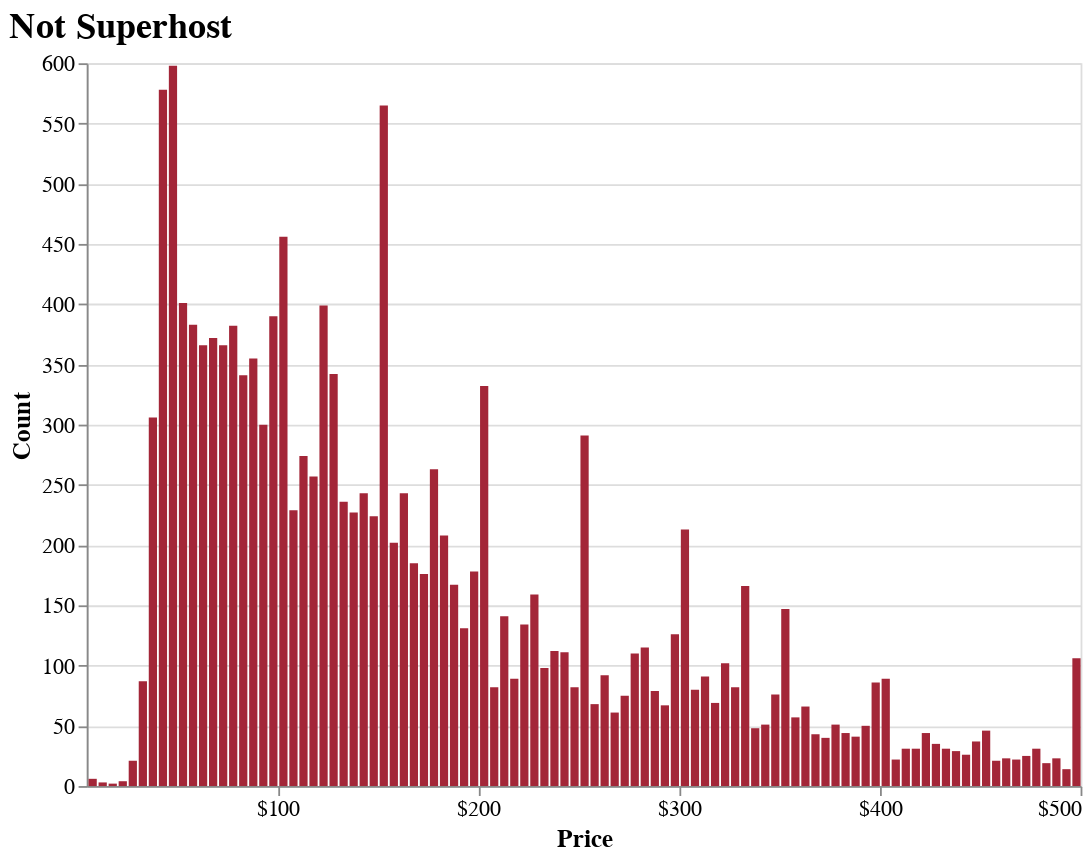

Source (notebook cell):
### Code cell
# create a histogram for not_superhost_df
histogram_not_superhost = alt.Chart(not_superhost_df).mark_bar().encode(
    x=alt.X('price:Q', bin=alt.Bin(maxbins=100), title='Price', axis=alt.Axis(values=list(range(0, 501, 100)), format='$')),
    y=alt.Y('count()', title='Count'),
    color=alt.value('#A32638')
).properties(
    title=alt.TitleParams(
        text='Not Superhost',
        anchor='start',  # Align title to the left
        fontSize=20      # Change title font size
    ),
    width=550,
    height=400
).configure_axis(
    labelFontSize=12,
    titleFontSize=14
).configure_title(
    fontSize=20
)

histogram_not_superhost.save('histogram_not_superhost_price.png')
histogram_not_superhost

### Figure 1 — Vega specification as saved in the notebook (floating-point values rounded to 4 significant figures)
{"$schema": "https://vega.github.io/schema/vega/v5.json", "data": [{"name": "source_0", "values": [{"__count": 111, "bin_maxbins_100_price": 240.0, "bin_maxbins_100_price_end": 245.0}, {"__count": 372, "bin_maxbins_100_price": 65.0, "bin_maxbins_100_price_end": 70.0}, {"__count": 176, "bin_maxbins_100_price": 170.0, "bin_maxbins_100_price_end": 175.0}, {"__count": 263, "bin_maxbins_100_price": 175.0, "bin_maxbins_100_price_end": 180.0}, {"__count": 382, "bin_maxbins_100_price": 75.0, "bin_maxbins_100_price_end": 80.0}, {"__count": 565, "bin_maxbins_100_price": 150.0, "bin_maxbins_100_price_end": 155.0}, {"__count": 213, "bin_maxbins_100_price": 300.0, "bin_maxbins_100_price_end": 305.0}, {"__count": 98, "bin_maxbins_100_price": 230.0, "bin_maxbins_100_price_end": 235.0}, {"__count": 106, "bin_maxbins_100_price": 495.0, "bin_maxbins_100_price_end": 500.0}, {"__count": 332, "bin_maxbins_100_price": 200.0, "bin_maxbins_100_price_end": 205.0}, {"__count": 229, "bin_maxbins_100_price": 105.0, "bin_maxbins_100_price_end": 110.0}, {"__count": 355, "bin_maxbins_100_price": 85.0, "bin_maxbins_100_price_end": 90.0}, {"__count": 300, "bin_maxbins_100_price": 90.0, "bin_maxbins_100_price_end": 95.0}, {"__count": 456, "bin_maxbins_100_price": 100.0, "bin_maxbins_100_price_end": 105.0}, {"__count": 227, "bin_maxbins_100_price": 135.0, "bin_maxbins_100_price_end": 140.0}, {"__count": 167, "bin_maxbins_100_price": 185.0, "bin_maxbins_100_price_end": 190.0}, {"__count": 202, "bin_maxbins_100_price": 155.0, "bin_maxbins_100_price_end": 160.0}, {"__count": 274, "bin_maxbins_100_price": 110.0, "bin_maxbins_100_price_end": 115.0}, {"__count": 390, "bin_maxbins_100_price": 95.0, "bin_maxbins_100_price_end": 100.0}, {"__count": 366, "bin_maxbins_100_price": 70.0, "bin_maxbins_100_price_end": 75.0}, {"__count": 366, "bin_maxbins_100_price": 60.0, "bin_maxbins_100_price_end": 65.0}, {"__count": 236, "bin_maxbins_100_price": 130.0, "bin_maxbins_100_price_end": 135.0}, {"__count": 147, "bin_maxbins_100_price": 350.0, "bin_maxbins_100_price_end": 355.0}, {"__count": 342, "bin_maxbins_100_price": 125.0, "bin_maxbins_100_price_end": 130.0}, {"__count": 67, "bin_maxbins_100_price": 290.0, "bin_maxbins_100_price_end": 295.0}, {"__count": 92, "bin_maxbins_100_price": 260.0, "bin_maxbins_100_price_end": 265.0}, {"__count": 79, "bin_maxbins_100_price": 285.0, "bin_maxbins_100_price_end": 290.0}, {"__count": 399, "bin_maxbins_100_price": 120.0, "bin_maxbins_100_price_end": 125.0}, {"__count": 131, "bin_maxbins_100_price": 190.0, "bin_maxbins_100_price_end": 195.0}, {"__count": 76, "bin_maxbins_100_price": 345.0, "bin_maxbins_100_price_end": 350.0}, {"__count": 126, "bin_maxbins_100_price": 295.0, "bin_maxbins_100_price_end": 300.0}, {"__count": 159, "bin_maxbins_100_price": 225.0, "bin_maxbins_100_price_end": 230.0}, {"__count": 134, "bin_maxbins_100_price": 220.0, "bin_maxbins_100_price_end": 225.0}, {"__count": 86, "bin_maxbins_100_price": 395.0, "bin_maxbins_100_price_end": 400.0}, {"__count": 383, "bin_maxbins_100_price": 55.0, "bin_maxbins_100_price_end": 60.0}, {"__count": 208, "bin_maxbins_100_price": 180.0, "bin_maxbins_100_price_end": 185.0}, {"__count": 68, "bin_maxbins_100_price": 255.0, "bin_maxbins_100_price_end": 260.0}, {"__count": 82, "bin_maxbins_100_price": 325.0, "bin_maxbins_100_price_end": 330.0}, {"__count": 185, "bin_maxbins_100_price": 165.0, "bin_maxbins_100_price_end": 170.0}, {"__count": 110, "bin_maxbins_100_price": 275.0, "bin_maxbins_100_price_end": 280.0}, {"__count": 341, "bin_maxbins_100_price": 80.0, "bin_maxbins_100_price_end": 85.0}, {"__count": 243, "bin_maxbins_100_price": 160.0, "bin_maxbins_100_price_end": 165.0}, {"__count": 578, "bin_maxbins_100_price": 40.0, "bin_maxbins_100_price_end": 45.0}, {"__count": 291, "bin_maxbins_100_price": 250.0, "bin_maxbins_100_price_end": 255.0}, {"__count": 37, "bin_maxbins_100_price": 445.0, "bin_maxbins_100_price_end": 450.0}, {"__count": 61, "bin_maxbins_100_price": 265.0, "bin_maxbins_100_price_end": 270.0}, {"__count": 141, "bin_maxbins_100_price": 210.0, "bin_maxbins_100_price_end": 215.0}, {"__count": 112, "bin_maxbins_100_price": 235.0, "bin_maxbins_100_price_end": 240.0}, {"__count": 31, "bin_maxbins_100_price": 415.0, "bin_maxbins_100_price_end": 420.0}, {"__count": 224, "bin_maxbins_100_price": 145.0, "bin_maxbins_100_price_end": 150.0}, {"__count": 306, "bin_maxbins_100_price": 35.0, "bin_maxbins_100_price_end": 40.0}, {"__count": 31, "bin_maxbins_100_price": 475.0, "bin_maxbins_100_price_end": 480.0}, {"__count": 35, "bin_maxbins_100_price": 425.0, "bin_maxbins_100_price_end": 430.0}, {"__count": 115, "bin_maxbins_100_price": 280.0, "bin_maxbins_100_price_end": 285.0}, {"__count": 91, "bin_maxbins_100_price": 310.0, "bin_maxbins_100_price_end": 315.0}, {"__count": 598, "bin_maxbins_100_price": 45.0, "bin_maxbins_100_price_end": 50.0}, {"__count": 257, "bin_maxbins_100_price": 115.0, "bin_maxbins_100_price_end": 120.0}, {"__count": 82, "bin_maxbins_100_price": 245.0, "bin_maxbins_100_price_end": 250.0}, {"__count": 51, "bin_maxbins_100_price": 375.0, "bin_maxbins_100_price_end": 380.0}, {"__count": 243, "bin_maxbins_100_price": 140.0, "bin_maxbins_100_price_end": 145.0}, {"__count": 401, "bin_maxbins_100_price": 50.0, "bin_maxbins_100_price_end": 55.0}, {"__count": 89, "bin_maxbins_100_price": 400.0, "bin_maxbins_100_price_end": 405.0}, {"__count": 89, "bin_maxbins_100_price": 215.0, "bin_maxbins_100_price_end": 220.0}, {"__count": 44, "bin_maxbins_100_price": 380.0, "bin_maxbins_100_price_end": 385.0}, {"__count": 48, "bin_maxbins_100_price": 335.0, "bin_maxbins_100_price_end": 340.0}, {"__count": 31, "bin_maxbins_100_price": 430.0, "bin_maxbins_100_price_end": 435.0}, {"__count": 66, "bin_maxbins_100_price": 360.0, "bin_maxbins_100_price_end": 365.0}, {"__count": 102, "bin_maxbins_100_price": 320.0, "bin_maxbins_100_price_end": 325.0}, {"__count": 80, "bin_maxbins_100_price": 305.0, "bin_maxbins_100_price_end": 310.0}, {"__count": 87, "bin_maxbins_100_price": 30.0, "bin_maxbins_100_price_end": 35.0}, {"__count": 178, "bin_maxbins_100_price": 195.0, "bin_maxbins_100_price_end": 200.0}, {"__count": 25, "bin_maxbins_100_price": 470.0, "bin_maxbins_100_price_end": 475.0}, {"__count": 75, "bin_maxbins_100_price": 270.0, "bin_maxbins_100_price_end": 275.0}, {"__count": 46, "bin_maxbins_100_price": 450.0, "bin_maxbins_100_price_end": 455.0}, {"__count": 166, "bin_maxbins_100_price": 330.0, "bin_maxbins_100_price_end": 335.0}, {"__count": 21, "bin_maxbins_100_price": 25.0, "bin_maxbins_100_price_end": 30.0}, {"__count": 23, "bin_maxbins_100_price": 460.0, "bin_maxbins_100_price_end": 465.0}, {"__count": 40, "bin_maxbins_100_price": 370.0, "bin_maxbins_100_price_end": 375.0}, {"__count": 4, "bin_maxbins_100_price": 20.0, "bin_maxbins_100_price_end": 25.0}, {"__count": 51, "bin_maxbins_100_price": 340.0, "bin_maxbins_100_price_end": 345.0}, {"__count": 82, "bin_maxbins_100_price": 205.0, "bin_maxbins_100_price_end": 210.0}, {"__count": 50, "bin_maxbins_100_price": 390.0, "bin_maxbins_100_price_end": 395.0}, {"__count": 57, "bin_maxbins_100_price": 355.0, "bin_maxbins_100_price_end": 360.0}, {"__count": 14, "bin_maxbins_100_price": 490.0, "bin_maxbins_100_price_end": 495.0}, {"__count": 2, "bin_maxbins_100_price": 15.0, "bin_maxbins_100_price_end": 20.0}, {"__count": 29, "bin_maxbins_100_price": 435.0, "bin_maxbins_100_price_end": 440.0}, {"__count": 21, "bin_maxbins_100_price": 455.0, "bin_maxbins_100_price_end": 460.0}, {"__count": 43, "bin_maxbins_100_price": 365.0, "bin_maxbins_100_price_end": 370.0}, {"__count": 22, "bin_maxbins_100_price": 405.0, "bin_maxbins_100_price_end": 410.0}, {"__count": 31, "bin_maxbins_100_price": 410.0, "bin_maxbins_100_price_end": 415.0}, {"__count": 26, "bin_maxbins_100_price": 440.0, "bin_maxbins_100_price_end": 445.0}, {"__count": 69, "bin_maxbins_100_price": 315.0, "bin_maxbins_100_price_end": 320.0}, {"__count": 44, "bin_maxbins_100_price": 420.0, "bin_maxbins_100_price_end": 425.0}, {"__count": 22, "bin_maxbins_100_price": 465.0, "bin_maxbins_100_price_end": 470.0}, {"__count": 19, "bin_maxbins_100_price": 480.0, "bin_maxbins_100_price_end": 485.0}, {"__count": 41, "bin_maxbins_100_price": 385.0, "bin_maxbins_100_price_end": 390.0}, {"__count": 23, "bin_maxbins_100_price": 485.0, "bin_maxbins_100_price_end": 490.0}, {"__count": 3, "bin_maxbins_100_price": 10.0, "bin_maxbins_100_price_end": 15.0}, {"__count": 6, "bin_maxbins_100_price": 5.0, "bin_maxbins_100_price_end": 10.0}]}, {"name": "source_0_y_domain___count", "values": [{"min": 2, "max": 598}]}], "signals": [{"name": "bin_maxbins_100_price_bins", "value": {"fields": ["price"], "fname": "bin_price", "start": 5.0, "step": 5.0, "stop": 500.0}}], "marks": [{"type": "rect", "name": "marks", "from": {"data": "source_0"}, "encode": {"update": {"x": {"field": "bin_maxbins_100_price_end", "scale": "x", "offset": {"signal": "0.5 + (abs(scale(\"x\", datum[\"bin_maxbins_100_price_end\"]) - scale(\"x\", datum[\"bin_maxbins_100_price\"])) < 0.25 ? 0.5 * (0.25 - (abs(scale(\"x\", datum[\"bin_maxbins_100_price_end\"]) - scale(\"x\", datum[\"bin_maxbins_100_price\"])))) : -0.5)"}}, "y": {"field": "__count", "scale": "y"}, "x2": {"field": "bin_maxbins_100_price", "scale": "x", "offset": {"signal": "0.5 + (abs(scale(\"x\", datum[\"bin_maxbins_100_price_end\"]) - scale(\"x\", datum[\"bin_maxbins_100_price\"])) < 0.25 ? -0.5 * (0.25 - (abs(scale(\"x\", datum[\"bin_maxbins_100_price_end\"]) - scale(\"x\", datum[\"bin_maxbins_100_price\"])))) : 0.5)"}}, "fill": {"value": "#A32638"}, "y2": {"value": 0, "scale": "y"}}}, "style": ["bar"]}], "scales": [{"name": "x", "type": "linear", "domain": {"signal": "[bin_maxbins_100_price_bins.start, bin_maxbins_100_price_bins.stop]"}, "range": [0, {"signal": "width"}], "bins": {"signal": "bin_maxbins_100_price_bins"}, "zero": false}, {"name": "y", "type": "linear", "domain": [{"signal": "(data(\"source_0_y_domain___count\")[0] || {}).min"}, {"signal": "(data(\"source_0_y_domain___count\")[0] || {}).max"}], "range": [{"signal": "height"}, 0], "nice": true, "zero": true}], "axes": [{"scale": "y", "gridScale": "x", "aria": false, "orient": "left", "tickCount": {"signal": "ceil(height/40)"}, "maxExtent": 0, "minExtent": 0, "zindex": 0, "ticks": false, "domain": false, "grid": true, "labels": false}, {"scale": "x", "labelOverlap": true, "labelFlush": true, "orient": "bottom", "grid": false, "values": [0, 100, 200, 300, 400, 500], "title": "Price", "zindex": 0, "format": "$"}, {"scale": "y", "labelOverlap": true, "tickCount": {"signal": "ceil(height/40)"}, "orient": "left", "grid": false, "zindex": 0, "title": "Count"}], "title": {"text": "Not Superhost", "anchor": "start", "fontSize": 20}, "style": "cell", "background": "white", "padding": 5, "config": {"axis": {"labelFontSize": 12, "titleFontSize": 14}, "style": {"group-title": {"fontSize": 20}}}, "width": 550, "height": 400}
